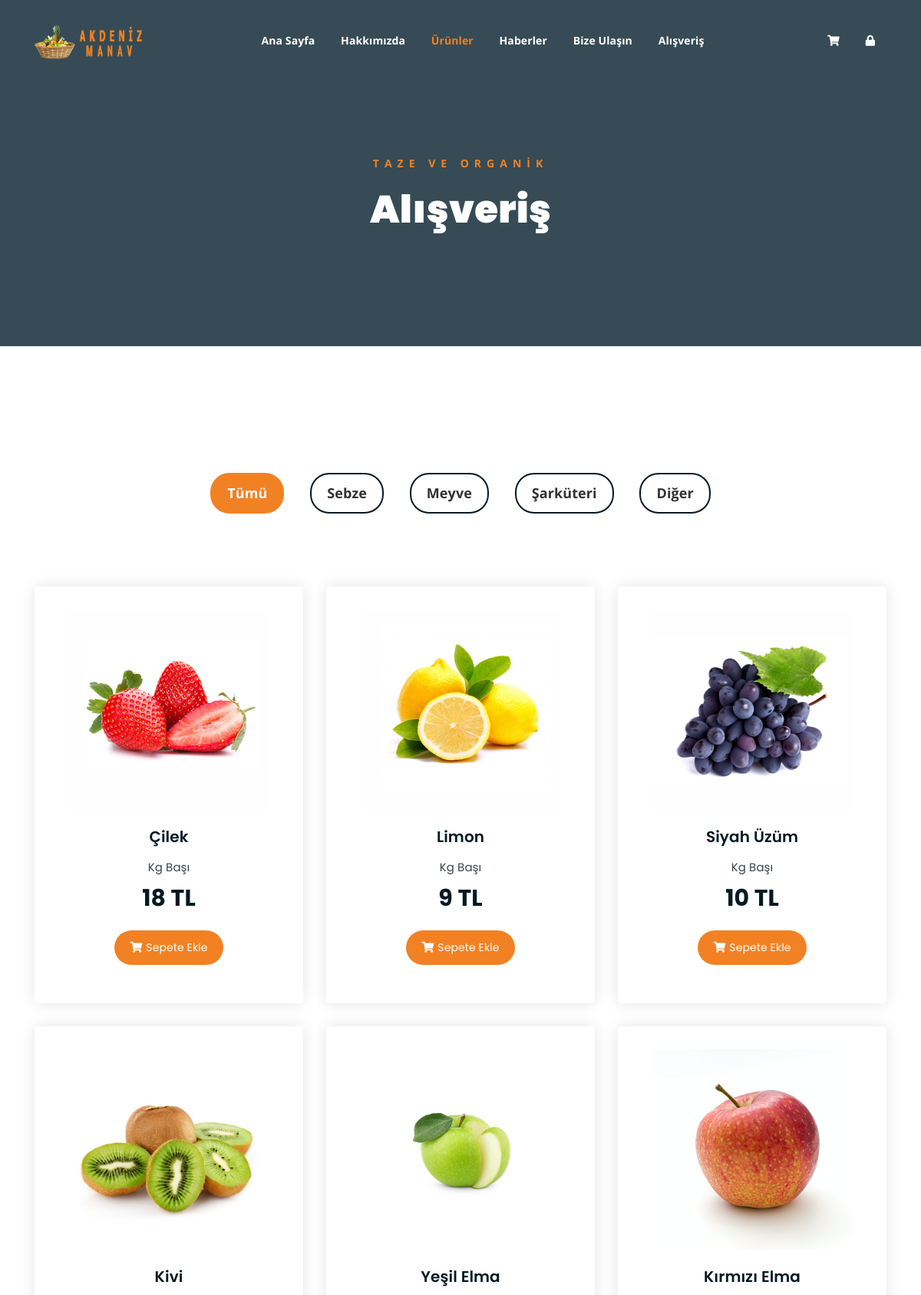
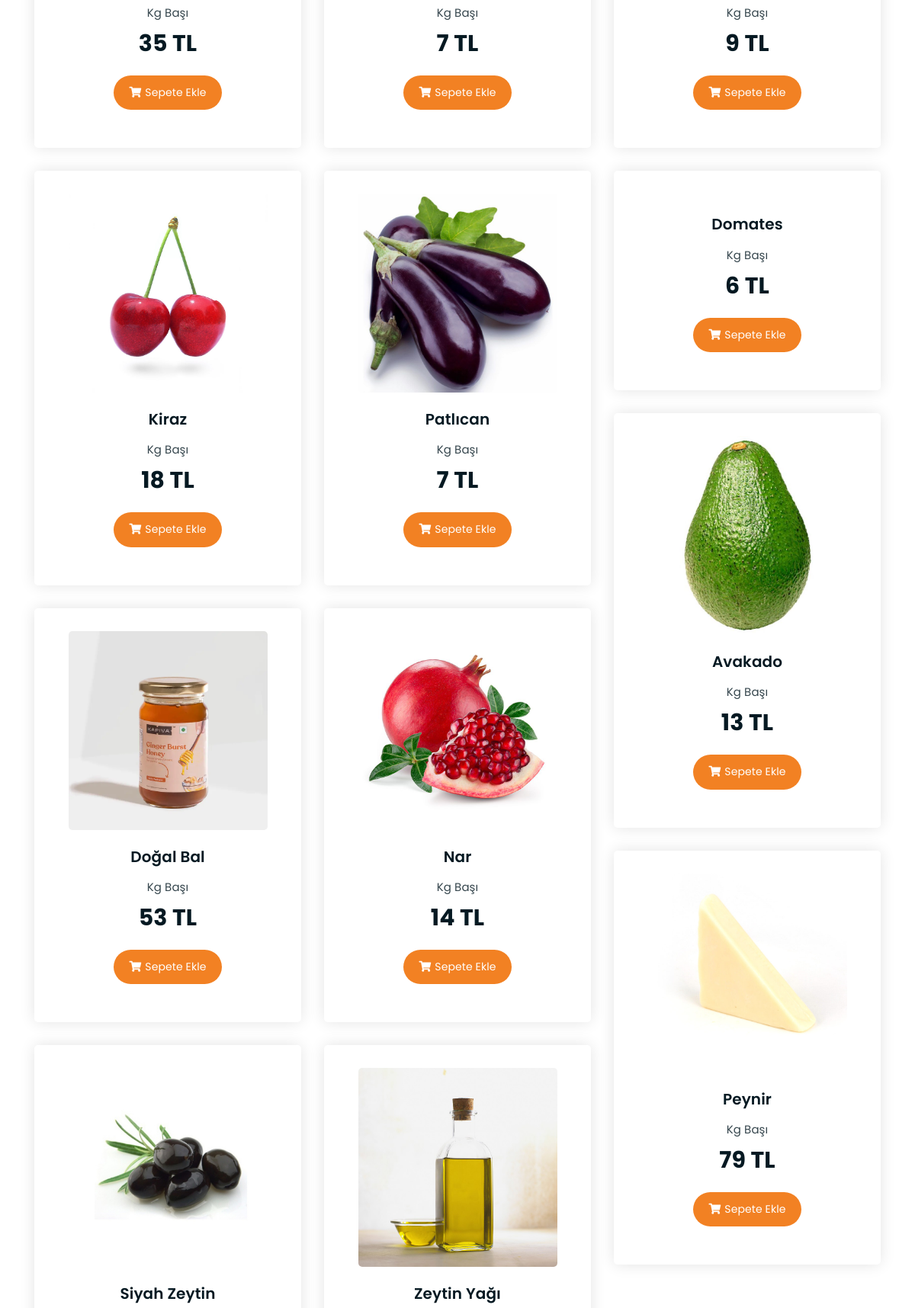
The page /shop.php (upper part) on the database its author committed (2 pictures, top to bottom).
### tables this page shows
CREATE TABLE `urun`  (
  `urid` int NOT NULL,
  `adı` varchar(40) NOT NULL,
  `stok` int NOT NULL,
  `acıklama` varchar(255) NULL DEFAULT NULL,
  `fiyat` int NOT NULL,
  `resim` varchar(40) NOT NULL,
  `kategori` varchar(20) NOT NULL,
  PRIMARY KEY (`urid`) USING BTREE
);

### shop.php (the view, shortened to what this page needs)
<!DOCTYPE html>
<?php
include('baglan.php');
?>
<html lang="tr">
<head>
	<link rel="stylesheet" href="assets/css/all.min.css">
	<link rel="stylesheet" href="assets/bootstrap/css/bootstrap.min.css">
	<link rel="stylesheet" href="assets/css/owl.carousel.css">
	<link rel="stylesheet" href="assets/css/magnific-popup.css">
	<link rel="stylesheet" href="assets/css/animate.css">
	<link rel="stylesheet" href="assets/css/meanmenu.min.css">
	<link rel="stylesheet" href="assets/css/main.css">
	<link rel="stylesheet" href="assets/css/responsive.css">
</head>
<body>
	<div class="top-header-area" id="sticker">
		<div class="container">
			<div class="row">
				<div class="col-lg-12 col-sm-12 text-center">
					<div class="main-menu-wrap">
						<div class="site-logo">
							<a href="index.php">
								<img src="assets/img/logo.png" alt="">
							</a>
						</div>
						<nav class="main-menu">
							<ul>
								<li><a href="index.php">Ana Sayfa</a>
								</li>
								<li><a href="about.php">Hakkımızda</a></li>
								<li class="current-list-item"><a href="shop.php">Ürünler</a></li>
								<li><a href="news.php">Haberler</a>
								</li>
								<li><a href="contact.php">Bize Ulaşın</a></li>
								<li><a href="shop.php">Alışveriş</a>
								</li>
								<li>
									<div class="header-icons">
										<a class="shopping-cart" href="cart.php"><i class="fas fa-shopping-cart"></i></a>
										<a class="mobile-hide search-bar-icon" href="login.php"><i class="fas fa-lock"></i></a>
									</div>
								</li>
							</ul>
						</nav>
					</div>
				</div>
			</div>
		</div>
	</div>
	<div class="breadcrumb-section breadcrumb-bg">
		<div class="container">
			<div class="row">
				<div class="col-lg-8 offset-lg-2 text-center">
					<div class="breadcrumb-text">
						<p>Taze ve Organik</p>
						<h1>Alışveriş</h1>
					</div>
				</div>
			</div>
		</div>
	</div>
	<div class="product-section mt-150 mb-150">
		<div class="container">
			<div class="row">
                <div class="col-md-12">
                    <div class="product-filters">
                        <ul>
                            <li class="active" data-filter="*">Tümü</li>
                            <li data-filter=".Sebze">Sebze</li>
                            <li data-filter=".Meyve">Meyve</li>
                            <li data-filter=".Şarküteri">Şarküteri</li>
							<li data-filter=".Diğer">Diğer</li>
                        </ul>
                    </div>
                </div>
            </div>
			<div class="row product-lists">
<?php
	$sorgu_urun = mysqli_query($conn,"select * from urun");
	$say_urun = mysqli_num_rows($sorgu_urun);
	if ( $say_urun > 0 ) {
	while ( $satir_urun = mysqli_fetch_array($sorgu_urun)) {
?>
				<div class="col-lg-4 col-md-6 text-center <?php echo $satir_urun['kategori']?>">
					<div class="single-product-item">
						<div class="product-image">
							<a href="single-product.php?uid=<?php echo hash('sha256', rand(1,1000)).$satir_urun['urid'].hash('sha256', rand(1,1000))?>"><img src="assets/img/products/<?php echo $satir_urun['resim'] ?>" alt=""></a>
							</div>
						<h3><?php echo $satir_urun['adı']?></h3>
						<p class="product-price"><span>Kg Başı</span><?php echo $satir_urun['fiyat']." ".'TL'?></p>
						<a href="single-product.php?uid=<?php echo hash('sha256', rand(1,1000)).$satir_urun['urid'].hash('sha256', rand(1,1000))?>" class="cart-btn sepete_eklebtn"><i class="fas fa-shopping-cart"></i>Sepete Ekle</a>
					</div>
					</div>
<?php
		}
	}
?>
	</div>
		</div>
	</div>
</body>
</html>

### assets/css/main.css (style rules this page uses)
html { font-size: 14px; font-weight: 400; line-height: 28px; height: 100%; }
body { font-family: "Open Sans", sans-serif; font-weight: 400; font-size: 1rem; letter-spacing: 0.1px; line-height: 1.8; color: #051922; overflow-x: hidden; }
body img { max-width: 100%; }
a { cursor: pointer; text-decoration: none; -webkit-transition: all 0.2s ease-in-out; -o-transition: all 0.2s ease-in-out; transition: all 0.2s ease-in-out; }
h1, .h1, h2, .h2, h3, .h3, h4, .h4, h5, .h5, h6, .h6 { font-family: "Poppins", sans-serif; font-weight: 700; margin: 0 0 1.25rem 0; color: #051922; }
h1:last-child, .h1:last-child, h2:last-child, .h2:last-child, h3:last-child, .h3:last-child, h4:last-child, .h4:last-child, h5:last-child, .h5:last-child, h6:last-child, .h6:last-child { margin: 0; }
h1, .h1 { font-size: 4rem; font-weight: 700; line-height: 4rem; }
h3, .h3 { font-size: 2rem; font-weight: 700; line-height: 2.25rem; }
p { font-family: "Open Sans", sans-serif; font-weight: 400; font-size: 1rem; letter-spacing: 0.1px; line-height: 1.8; color: #051922; margin: 0 0 1.25rem 0; }
.mt-150 { margin-top: 150px; }
.mb-150 { margin-bottom: 150px; }
a.boxed-btn, a.bordered-btn, a.cart-btn { border-radius: 50px; }
.breadcrumb-bg { background-image: url(../img/breadcrumb-bg.jpg); }
.breadcrumb-text p { color: #F28123; font-weight: 700; text-transform: uppercase; letter-spacing: 7px; }
.breadcrumb-text h1 { font-size: 50px; font-weight: 900; color: #fff; margin: 0; margin-top: 20px; }
.breadcrumb-section { padding: 150px 0; background-size: cover; background-position: center center; position: relative; z-index: 1; background-attachment: fixed; padding-top: 200px; }
.breadcrumb-section:after { position: absolute; left: 0; top: 0; width: 100%; height: 100%; content: ""; background-color: #07212e; z-index: -1; opacity: 0.8; }
.top-header-area { position: absolute; z-index: 999; width: 100%; padding: 25px 0; }
nav.main-menu ul { margin: 0; padding: 0; list-style: none; }
nav.main-menu ul li { display: inline-block; }
nav.main-menu ul li a { color: #fff; font-weight: 700; display: block; padding: 15px; }
nav.main-menu ul > li { position: relative; }
nav.main-menu ul li:last-child a { display: inline-block; }
nav.main-menu > ul li:last-child { float: right; }
.site-logo { float: left; max-width: 150px; }
.main-menu-wrap { position: relative; }
.header-icons a { color: #fff; display: inline-block; padding: 10px; }
.site-logo { padding: 6px 0; }
nav.main-menu ul li.current-list-item > a { color: #F28123; }
nav.main-menu li a { -webkit-transition: 0.3s; -o-transition: 0.3s; transition: 0.3s; }
.top-header-area .header-icons a { -webkit-transition: 0.3s; -o-transition: 0.3s; transition: 0.3s; }
.top-header-area { -webkit-transition: 0.3s; -o-transition: 0.3s; transition: 0.3s; }
.product-image img { -webkit-transition: 0.3s; -o-transition: 0.3s; transition: 0.3s; }
a.cart-btn { -webkit-transition: 0.3s; -o-transition: 0.3s; transition: 0.3s; }
.single-product-item { -webkit-transition: 0.3s; -o-transition: 0.3s; transition: 0.3s; }
html, body { height: 100%; }
.product-filters { margin-bottom: 80px; }
.product-filters ul { margin: 0; padding: 0; list-style: none; text-align: center; }
.product-filters ul li { display: inline-block; font-weight: 700; font-size: 18px; margin: 15px; border: 2px solid #051922; color: #323232; cursor: pointer; padding: 8px 20px; border-radius: 25px; }
.product-filters ul li.active { border: 2px solid #F28123; background-color: #F28123; color: #fff; }
.single-product-item { margin-bottom: 30px; }
.product-image { padding: 30px; padding-bottom: 0; }
.product-image img { width: 90%; border-radius: 5px; margin-bottom: 20px; }
.single-product-item h3 { font-size: 20px; font-weight: 600; margin-bottom: 10px; }
p.product-price { font-family: 'Poppins', sans-serif; font-size: 30px; font-weight: 700; margin-bottom: 15px; }
p.product-price span { display: block; opacity: 0.8; font-size: 15px; font-weight: 400; }
a.cart-btn { font-family: 'Poppins', sans-serif; display: inline-block; background-color: #F28123; color: #fff; padding: 10px 20px; }
a.cart-btn i { margin-right: 5px; }
.single-product-item { -webkit-box-shadow: 0 0 20px #e4e4e4; box-shadow: 0 0 20px #e4e4e4; padding-bottom: 50px; border-radius: 5px; }

### rows shown on the page
urun: resim (picture), adı "Çilek", fiyat "18"
urun: resim (picture), adı "Limon", fiyat "9"
urun: resim (picture), adı "Siyah Üzüm", fiyat "10"
urun: resim (picture), adı "Kivi", fiyat "35"
urun: resim (picture), adı "Yeşil Elma", fiyat "7"
urun: resim (picture), adı "Kırmızı Elma", fiyat "9"
urun: resim (picture), adı "Kiraz", fiyat "18"
urun: resim (picture), adı "Patlıcan", fiyat "7"
urun: adı "Domates", fiyat "6"
urun: resim (picture), adı "Avakado", fiyat "13"
urun: resim (picture), adı "Doğal Bal", fiyat "53"
urun: resim (picture), adı "Nar", fiyat "14"
urun: resim (picture), adı "Peynir", fiyat "79"
urun: resim (picture), adı "Siyah Zeytin"
urun: resim (picture), adı "Zeytin Yağı"
